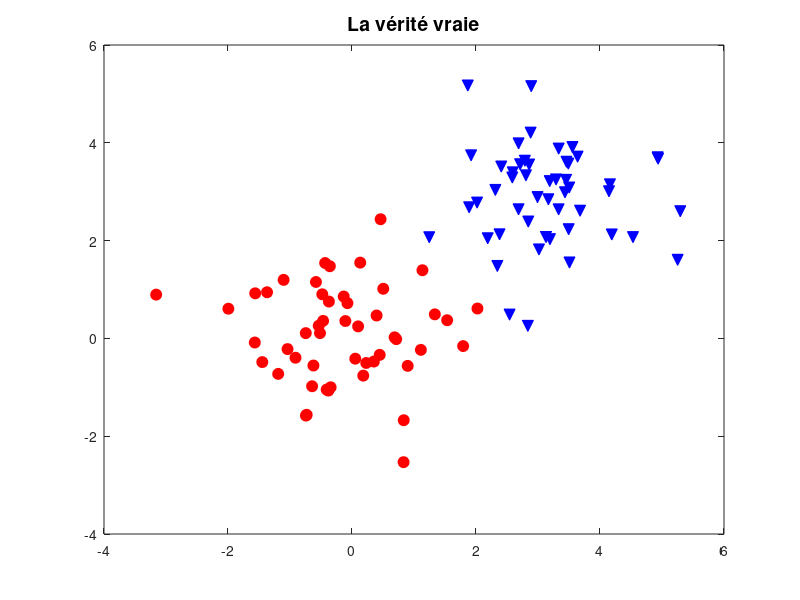

Write MATLAB code to recreate this figure. (Note: this script raises an error after producing the figure.)
%% TD CLASSIFICATION HIERARCHIQUE ASCENDANTE

% Thibault Théologien
% Ingrid Fiquet

% OBJECTIF : L'objectif est de traiter des données à l'aide de la
% classification hiérarchique ascendante. 


clear;
close all;
clc;

%% 1) Mise en bouche

%%% les donnees
vmu1 = [0 0]';
vmu2 = [3 3]';
SIGMA = eye(2);

n = 50; % nombre de points par classe

% generation de donnees aleatoires suivant lois gaussiennes
X1 =  mvnrnd(vmu1,SIGMA,n);   % classe 1
X2 =  mvnrnd(vmu2,SIGMA,n);    % classe 2


figure, plot(X1(:,1), X1(:,2), 'ro', 'markersize', 8, 'markerfacecolor', 'r')
hold on
plot(X2(:,1), X2(:,2), 'bv', 'markersize', 8, 'markerfacecolor', 'b')
title('La vérité vraie','fontsize', 14)

% on concatene les données (on suppose qu'on ne sait pas quel point est de 
% la classe 1 ou 2 dans la suite on ne travaillera qu'avec X1

X = [X1; X2]; clear X1 X2

%% 2) Classification hiérarchique ascendante

%%%%%%%%%%%%%%%%%%%%%%%%%%%%%%%%%%%%%%%%%%%%%%%%%%%%%%%%%%%%%%%%%%%%%%%%%%
% % %% FONCTION : Distance(X)

% % function D = distance( X )
% %   N = length(X);
% %   M = X*X';
% %   ps = diag(M);
% %   D = ps*ones(1,N) + ones(N,1)*ps' - 2*M;
% %   
% %   for i=1:N
% %     D(i,i) = inf;
% %   end
% %   
% % end
%%%%%%%%%%%%%%%%%%%%%%%%%%%%%%%%%%%%%%%%%%%%%%%%%%%%%%%%%%%%%%%%%%%%%%%%%%

M = distance(X);
K = 2; % On construit 2 classes sur les données. 
N = length(X);

clustMax = aggclust(M, 'complete');
clustMin = aggclust(M, 'single');

figure();
dendro(clustMax);
title('Cluster Maximal');

figure();
dendro(clustMin);
title('Cluster Minimal');

plotclusters(clustMax(N-K+1).cluster, X, K);
title('Cluster Maximal');

plotclusters(clustMin(N-K+1).cluster, X, K);
title('Cluster Minimal');

% Le saut maximal est plus performant. 

%% 3) Pour aller plus loin

% On test notre programme sur les données george.dat :

load('data/george.dat');

% On échantillonne d'abord les données
step = 15;  %8
X = mydownsampling(george, step);
M = distance(X);
K = 6;
N = length(X);
clustMax = aggclust(M, 'complete');
plotclusters(clustMax(N-K+1).cluster, X, K);


% On utilise maintenant les données ds2.dat :

load('data/ds2.dat');

% On échantillonne les données
step = 15; %10
X = mydownsampling(ds2, step);
M = distance(X);
K = 4;
N = length(X);
clustMax = aggclust(M, 'complete');
plotclusters(clustMax(N-K+1).cluster, X, K);

%% 4) Généralisation sur des données USPS :

load('data_iris_usps_asi/uspsasi.mat');

%On choisi le caractère 2, 4 et 6 puis on récupére les données 
%correspondantes :

indices = find(y==2);
xdeux = x(indices, :);

indices = find(y==4);
xquatre = x(indices, :);

indices = find(y==6);
xsix = x(indices, :);



% /////INUTILE\\\\\

% Représentation des données
% figure()
% hold on
% for i=1:256
%     plot(xdeux(:,i), 'ro', 'markersize', 8, 'markerfacecolor', 'r')
%     plot(xquatre(:,i), 'bv', 'markersize', 8, 'markerfacecolor', 'g')
%     plot(xsix(:,i), '+', 'markersize', 8, 'markerfacecolor', 'k')
%     title('La vérité vraie','fontsize', 14)
% end
% hold off



MatX = [xdeux; xquatre; xsix];
clear xdeux xquatre xsix;

% Premièrement ACP et ensuite méthode des clusters

d = 2;

[valprop, U, moy] = mypca(MatX);
p = U(:,1:d);
C = projpca(MatX, moy, p);

figure()
plot(C(:,1), C(:,2), 'r.');
title('Projection en 2D par ACP');
xlabel('Composante principale 1');
ylabel('Composante principale 2');

 
% On échantillonne d'abord les données

step = 1;  %8
Xnb = mydownsampling(C, step);
M = distance(Xnb);
K = 3;
N = length(Xnb);
clustMax = aggclust(M, 'complete');
plotclusters(clustMax(N-K+1).cluster, Xnb, K);

% PAREIL ICI pour mydownsampling